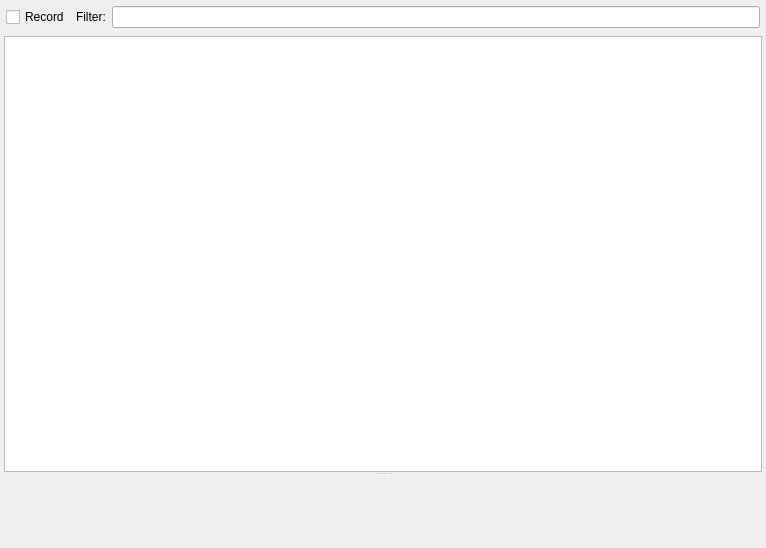
<?xml version="1.0" encoding="UTF-8"?>
<ui version="4.0">
 <class>ProfilerUI</class>
 <widget class="QDockWidget" name="ProfilerUI">
  <property name="geometry">
   <rect>
    <x>0</x>
    <y>0</y>
    <width>766</width>
    <height>548</height>
   </rect>
  </property>
  <property name="windowTitle">
   <string>Profiler</string>
  </property>
  <widget class="QWidget" name="dockWidgetContents">
   <layout class="QVBoxLayout" name="verticalLayout">
    <property name="leftMargin">
     <number>2</number>
    </property>
    <property name="topMargin">
     <number>2</number>
    </property>
    <property name="rightMargin">
     <number>2</number>
    </property>
    <property name="bottomMargin">
     <number>2</number>
    </property>
    <item>
     <widget class="QWidget" name="widget_3" native="true">
      <layout class="QVBoxLayout" name="verticalLayout_2">
       <property name="leftMargin">
        <number>2</number>
       </property>
       <property name="topMargin">
        <number>2</number>
       </property>
       <property name="rightMargin">
        <number>2</number>
       </property>
       <property name="bottomMargin">
        <number>2</number>
       </property>
       <item>
        <widget class="QWidget" name="widget" native="true">
         <layout class="QHBoxLayout" name="horizontalLayout">
          <property name="leftMargin">
           <number>2</number>
          </property>
          <property name="topMargin">
           <number>2</number>
          </property>
          <property name="rightMargin">
           <number>2</number>
          </property>
          <property name="bottomMargin">
           <number>2</number>
          </property>
          <item>
           <widget class="QCheckBox" name="recordCheckBox">
            <property name="text">
             <string>Record</string>
            </property>
           </widget>
          </item>
          <item>
           <widget class="QLabel" name="label">
            <property name="text">
             <string>Filter:</string>
            </property>
           </widget>
          </item>
          <item>
           <widget class="QLineEdit" name="filterInput"/>
          </item>
         </layout>
        </widget>
       </item>
       <item>
        <widget class="QSplitter" name="splitter">
         <property name="orientation">
          <enum>Qt::Vertical</enum>
         </property>
         <widget class="QTreeView" name="profileTreeView">
          <property name="alternatingRowColors">
           <bool>true</bool>
          </property>
          <property name="sortingEnabled">
           <bool>true</bool>
          </property>
          <attribute name="headerVisible">
           <bool>true</bool>
          </attribute>
          <attribute name="headerCascadingSectionResizes">
           <bool>true</bool>
          </attribute>
          <attribute name="headerDefaultSectionSize">
           <number>200</number>
          </attribute>
          <attribute name="headerShowSortIndicator" stdset="0">
           <bool>true</bool>
          </attribute>
          <attribute name="headerStretchLastSection">
           <bool>true</bool>
          </attribute>
         </widget>
         <widget class="ProfilerGraph" name="graphView" native="true"/>
        </widget>
       </item>
      </layout>
     </widget>
    </item>
   </layout>
  </widget>
 </widget>
 <customwidgets>
  <customwidget>
   <class>ProfilerGraph</class>
   <extends>QWidget</extends>
   <header>profilergraph.h</header>
   <container>1</container>
  </customwidget>
 </customwidgets>
 <resources/>
 <connections/>
</ui>
